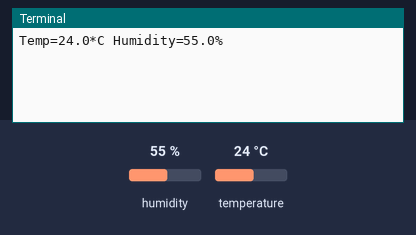
A program run on a simulated Raspberry Pi (BCM pin numbers). Shown: the last lines printed to the terminal. The test bench sets the inputs (shaded band); at power-on: humidity 55 %, temperature 24 °C. Web requests get an empty 200 reply after 0.4 s.

Above: at 2.0 s.
2.1 s: humidity set to 22 %
At 7.7 s:
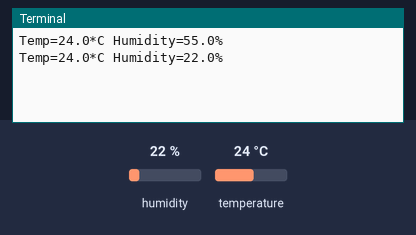
8.2 s: temperature set to 12 °C
At 12.7 s:
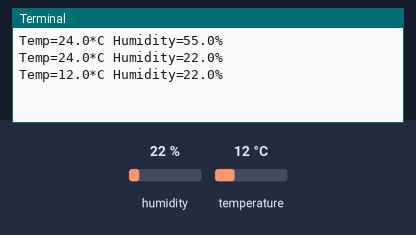
14.3 s: humidity set to 40 %
At 17.6 s:
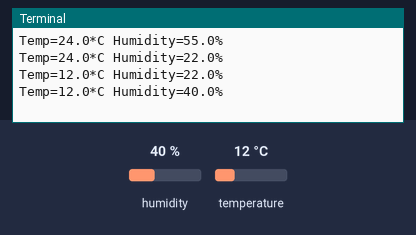
Timing chart, 0 to 19.1 s (numbered marks = the images above; inputs shaded):
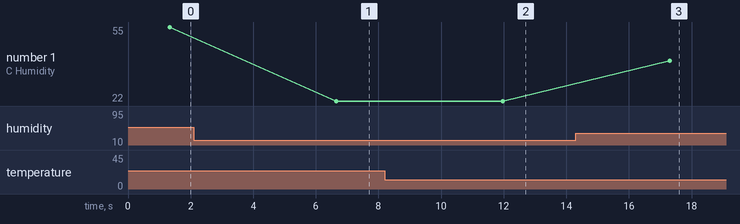

The program:

dht11.py
```python
import time

# import adafruit dht library.
import Adafruit_DHT

# import Adafruit IO REST client.
from Adafruit_IO import Client, Feed, RequestError

# Delay in-between sensor readings, in seconds.
DHT_READ_TIMEOUT = 4

# Pin connected to DHT22 data pin
DHT_DATA_PIN = 4

# Set to your Adafruit IO key.
# Remember, your key is a secret,
# so make sure not to publish it when you publish this code!
ADAFRUIT_IO_KEY = '6e5c062ba92f4393a13f949c2ba0c45f'

# Set to your Adafruit IO username.
# (go to https://accounts.adafruit.com to find your username).
ADAFRUIT_IO_USERNAME = 'sgravi2'

# Create an instance of the REST client.
aio = Client(ADAFRUIT_IO_USERNAME, ADAFRUIT_IO_KEY)

# Set up Adafruit IO Feeds.
temperature_feed = Feed(name='temperature')
humidity_feed = Feed(name='humidity')


try:
    feed1=aio.feeds('temperature')
    feed2=aio.feeds('humidity')
except RequestError:
    feed1=aio.create_feed(humidity_feed)
    feed2=aio.create_feed(temperature_feed)
# Set up DHT11 Sensor.
dht11_sensor = Adafruit_DHT.DHT11

while True:
    humidity, temperature = Adafruit_DHT.read_retry(dht11_sensor, DHT_DATA_PIN)
    if humidity is not None and temperature is not None:
        print('Temp={0:0.1f}*C Humidity={1:0.1f}%'.format(temperature, humidity))
        # Send humidity and temperature feeds to Adafruit IO
        temperature = '%.2f'%(temperature)
        humidity = '%.2f'%(humidity)
        aio.send(feed2.key, str(temperature))
        aio.send(feed1.key, str(humidity))
    else:
        print('Failed to get DHT11 Reading, trying again in ', DHT_READ_TIMEOUT, 'seconds')
    # Timeout to avoid flooding Adafruit IO
    time.sleep(DHT_READ_TIMEOUT)
```

Measured:
- after the input at 2.1 s, the terminal: prints a new line after 4.6 s (image 1)
- after the input at 8.2 s, the terminal: prints a new line after 3.8 s (image 2)
- after the input at 14.3 s, the terminal: prints a new line after 3.0 s (image 3)
- plotted number 1: 55 → 22 after the input at 2.1 s, 22 → 40 after the input at 14.3 s
